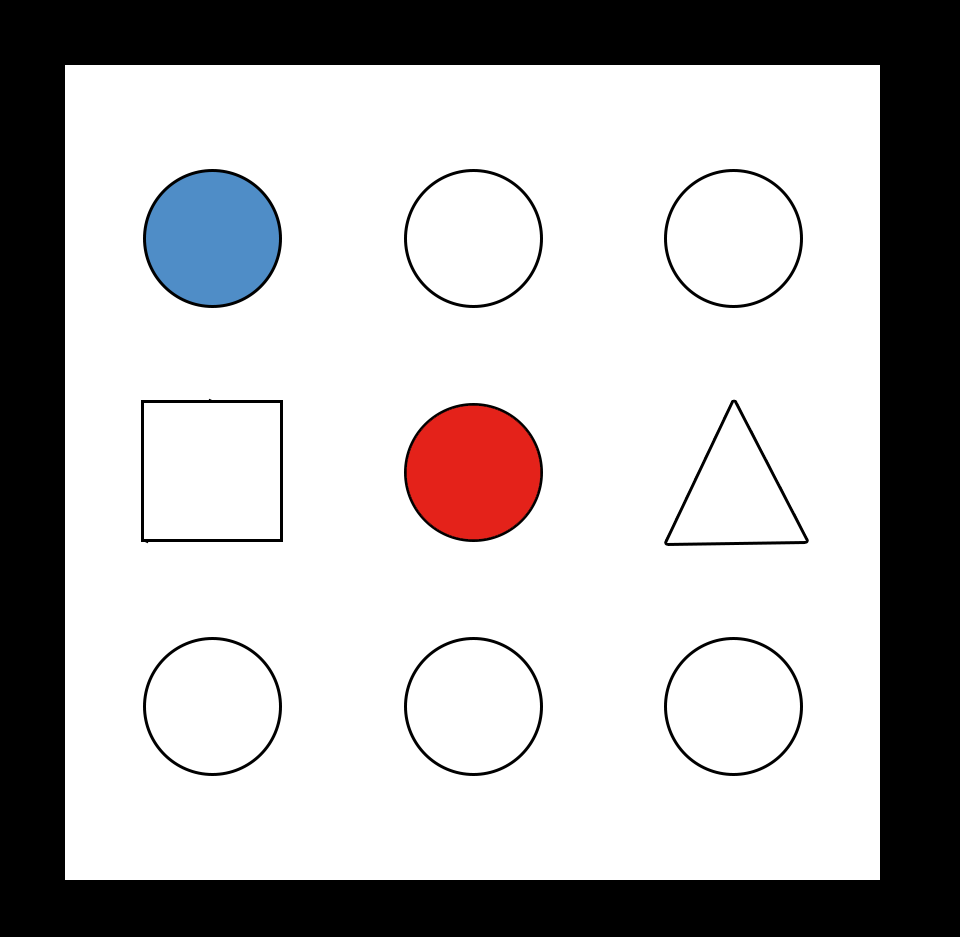
#> input picture plate.png, 960 x 937 px
$ python contour+colorDetection.py
#> lines starting #> are read from the running program, lines starting #| are printed output that depends on the picture; after the words box and inside, x2 and y2 are one past the last pixel; in counts of white or black regions, pixels touching at a corner belong together
import cv2
import numpy as np


def nothing(x):
    # any operation
    pass


cap = cv2.imread('plate.png')
#> cap is the input picture: shape (937, 960, 3); mean B, G, R 180.5, 179.7, 181.8


cv2.namedWindow('Trackbars', cv2.WINDOW_NORMAL)
cv2.createTrackbar("Lower-Canny", "Trackbars", 150, 300, nothing)
cv2.createTrackbar("Upper-Canny", "Trackbars", 200, 300, nothing)
font = cv2.FONT_HERSHEY_COMPLEX

l_c = cv2.getTrackbarPos("Lower-Canny", "Trackbars")
u_c = cv2.getTrackbarPos("Upper-Canny", "Trackbars")

frameCanny = cv2.Canny(cap,l_c,u_c)
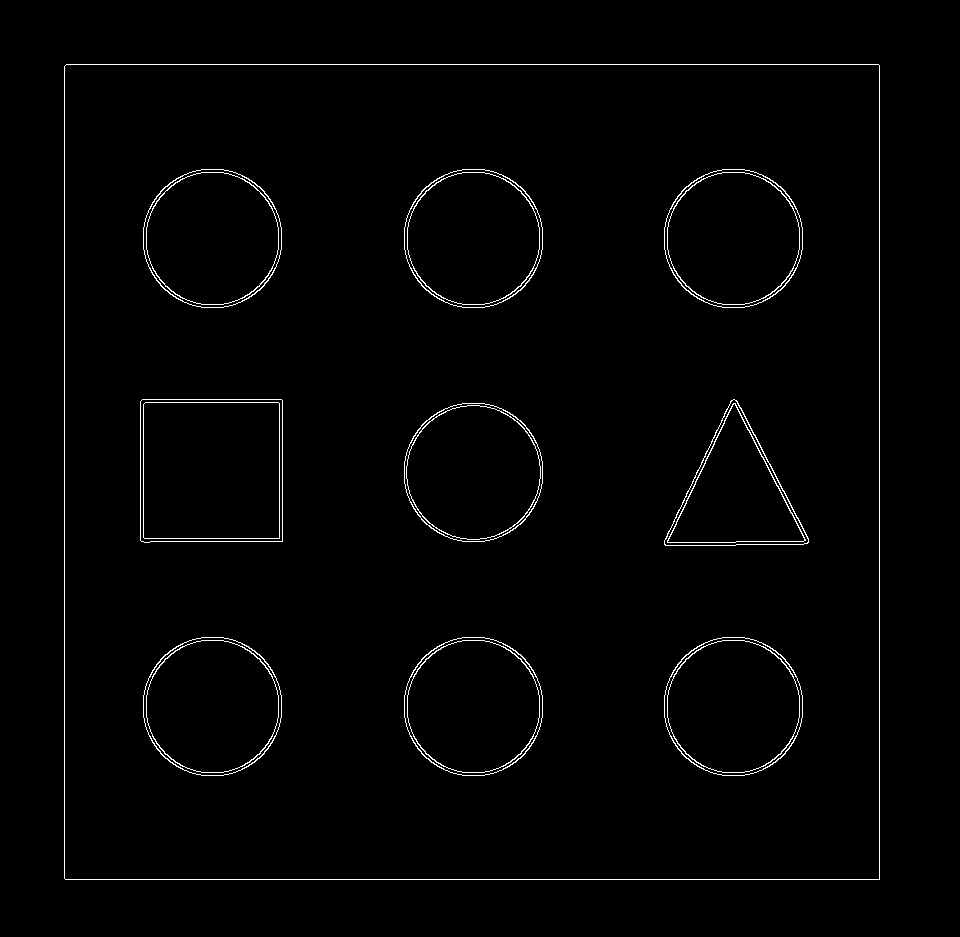
#> frameCanny: shape (937, 960); 1.4% white in thin lines or dots, all inside (x1, y1, x2, y2) = (64, 64, 880, 880)

contours, _ = cv2.findContours(frameCanny, cv2.RETR_TREE, cv2.CHAIN_APPROX_SIMPLE)
#> contours = 38 contours; largest, box (x1, y1, x2, y2) and area: (64, 64, 880, 880) 664222, (64, 64, 880, 880) 664222, (140, 399, 283, 543) 20167, (140, 399, 283, 543) 20166, (143, 402, 280, 539) 18493

for cnt in contours:
    area = cv2.contourArea(cnt)
    approx = cv2.approxPolyDP(cnt, 0.02*cv2.arcLength(cnt, True), True)
    x = approx.ravel()[0]
    y = approx.ravel()[1]

    if area > 400:
        cv2.drawContours(cap, [approx], 0, (0, 0, 0), 5)

        if len(approx) == 3:
            cv2.putText(cap, "Triangle", (x, y), font, 1, (0, 0, 0))
        elif len(approx) == 4:
            cv2.putText(cap, "Rectangle", (x, y), font, 1, (0, 0, 0))
        elif 7 < len(approx) < 20:
            cv2.putText(cap, "Circle", (x, y), font, 1, (0, 0, 0))
#> this loop made 38 passes
#> (area, x, y) on passes 3 to 14: (15194, 722, 637), (15084, 722, 637), (13918, 722, 640), (13816, 722, 640), (15194, 462, 637), (15084, 462, 637), (13918, 462, 640), (13816, 462, 640), (15194, 201, 637), (15084, 201, 637), (13918, 201, 640), (13816, 201, 640)
#> (area, approx, x, y) on passes 1, 2, 19, 20, 21, 22: (664222, [[66, 64], [64, 878], [879, 879], [879, 65]], 66, 64), (664221.5, [[66, 64], [879, 65], [878, 879], [64, 878]], 66, 64), (11151.5, [[731, 400], [664, 544], [807, 543]], 731, 400), (11042.5, [[733, 399], [806, 543], [664, 543]], 733, 399), (9797, [[733, 403], [667, 542], [805, 540]], 733, 403), (9659, [[734, 403], [803, 541], [667, 541]], 734, 403)
#> cap: shape (937, 960, 3); 5.69% of pixels changed, all inside (x1, y1, x2, y2) = (65, 65, 880, 880)

# ============================================================================

# Convert the imageFrame in
# BGR(RGB color space) to
# HSV(hue-saturation-value)
# color space
hsvFrame = cv2.cvtColor(cap, cv2.COLOR_BGR2HSV)
#> hsvFrame: shape (937, 960, 3); mean H, S, V 1.3, 4.8, 170.3

# Set range for red color and
# define mask
red_lower = np.array([136, 87, 111], np.uint8)
red_upper = np.array([180, 255, 255], np.uint8)
red_mask = cv2.inRange(hsvFrame, red_lower, red_upper)
#> red_mask: shape (937, 960); every value is 0

# Set range for white color and
# define mask
white_lower = np.array([0, 0, 200], np.uint8)
white_upper = np.array([0, 0, 255], np.uint8)
white_mask = cv2.inRange(hsvFrame, white_lower, white_upper)
#> white_mask: shape (937, 960); 64.7% white; 45 black regions (9 under 20 px), largest, box (x1, y1, x2, y2) and area: (0, 0, 960, 937) 248692, (140, 148, 285, 311) 15864, (401, 382, 546, 545) 15839

# Set range for green color and
# define mask
green_lower = np.array([25, 52, 72], np.uint8)
green_upper = np.array([102, 255, 255], np.uint8)
green_mask = cv2.inRange(hsvFrame, green_lower, green_upper)

# Set range for blue color and
# define mask
blue_lower = np.array([94, 80, 2], np.uint8)
blue_upper = np.array([120, 255, 255], np.uint8)
blue_mask = cv2.inRange(hsvFrame, blue_lower, blue_upper)
#> blue_mask: shape (937, 960); 1.2% white; 1 white region, box (x1, y1, x2, y2) and area: (150, 176, 275, 301) 11187

# Morphological Transform, Dilation
# for each color and bitwise_and operator
# between imageFrame and mask determines
# to detect only that particular color
kernal = np.ones((5, 5), "uint8")

# For red color
red_mask = cv2.dilate(red_mask, kernal)
res_red = cv2.bitwise_and(cap, cap,
                            mask=red_mask)
#> res_red: shape (937, 960, 3); every value is 0

# For white color
white_mask = cv2.dilate(white_mask, kernal)
#> white_mask: shape (937, 960); 68% white; 18 black regions (8 under 20 px), largest, box (x1, y1, x2, y2) and area: (0, 0, 960, 937) 242195, (143, 169, 282, 308) 14511, (404, 403, 543, 542) 14510
res_white = cv2.bitwise_and(cap, cap,
                            mask=white_mask)

# For green color
green_mask = cv2.dilate(green_mask, kernal)
res_green = cv2.bitwise_and(cap, cap,
                            mask=green_mask)

# For blue color
blue_mask = cv2.dilate(blue_mask, kernal)
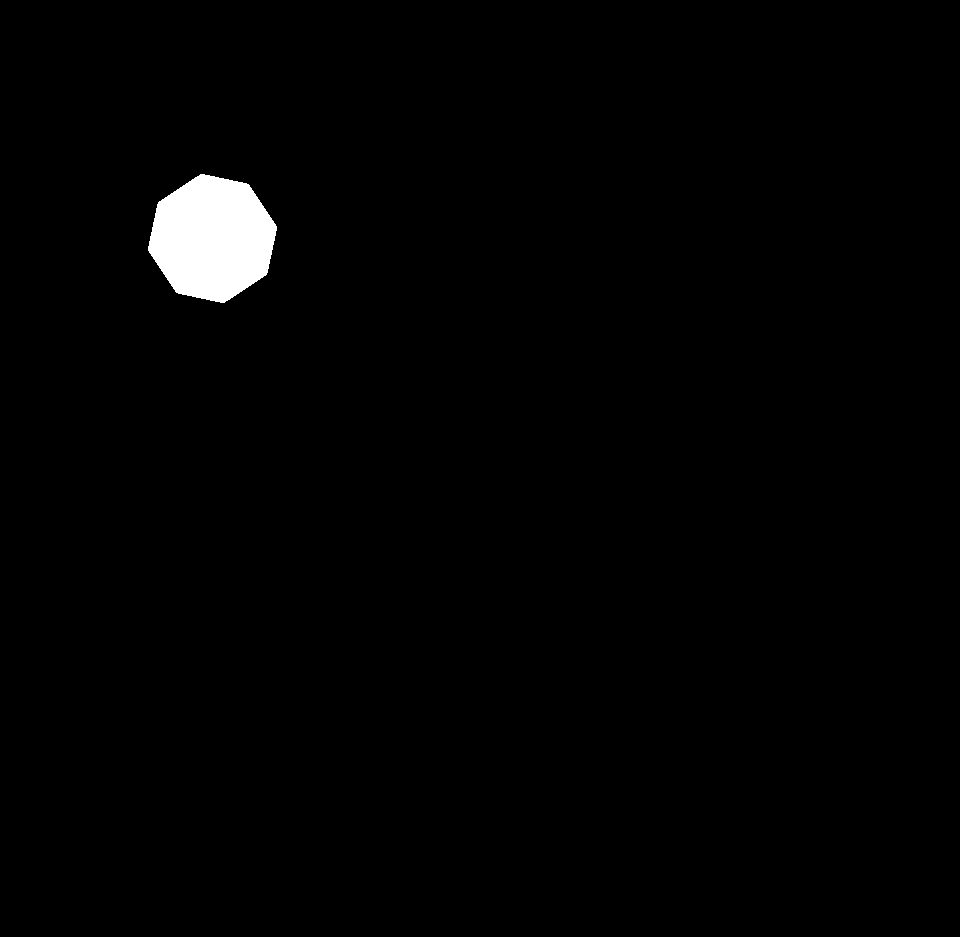
#> blue_mask: shape (937, 960); 1.4% white; 1 white region
res_blue = cv2.bitwise_and(cap, cap,
                            mask=blue_mask)

# Creating contour to track red color
contours, hierarchy = cv2.findContours(red_mask,
                                        cv2.RETR_TREE,
                                        cv2.CHAIN_APPROX_SIMPLE)
#> contours = []

for pic, contour in enumerate(contours):
    area = cv2.contourArea(contour)
    if (area > 300):
        x, y, w, h = cv2.boundingRect(contour)
        cap = cv2.rectangle(cap, (x, y),
                                    (x + w, y + h),
                                    (0, 0, 255), 2)

        cv2.putText(cap, "Red", (x, y),
                    cv2.FONT_HERSHEY_SIMPLEX, 1.0,
                    (0, 0, 255))
#> this loop made 0 passes

# Creating contour to track white color
contours, hierarchy = cv2.findContours(white_mask,
                                        cv2.RETR_TREE,
                                        cv2.CHAIN_APPROX_SIMPLE)
#> contours = 25 contours, 5 with area under 20; largest, box (x1, y1, x2, y2) and area: (66, 66, 878, 878) 655704, (138, 397, 285, 544) 20996, (145, 404, 278, 537) 17106, (663, 636, 804, 777) 14711, (403, 636, 544, 777) 14711

for pic, contour in enumerate(contours):
    area = cv2.contourArea(contour)
    if (area > 300):
        x, y, w, h = cv2.boundingRect(contour)
        cap = cv2.rectangle(cap, (x, y),
                                    (x + w, y + h),
                                    (0, 0, 0), 2)

        cv2.putText(cap, "White", (x, y),
                    cv2.FONT_HERSHEY_SIMPLEX, 1.0,
                    (0, 0, 0))
#> this loop made 25 passes
#> (area, x, y, w, h) on passes 1 to 12: (655704.5, 66, 66, 812, 812), (14711, 663, 636, 141, 141), (12022, 669, 642, 129, 129), (14711, 403, 636, 141, 141), (12022, 409, 642, 129, 129), (14711, 142, 636, 141, 141), (12022, 148, 642, 129, 129), (14709.5, 403, 402, 141, 141), (11039.5, 663, 398, 146, 149), (8702, 672, 411, 127, 129), (20996.5, 138, 397, 147, 147), (17106.5, 145, 404, 133, 133)
#> area on passes 18 to 20: 20, 30, 30
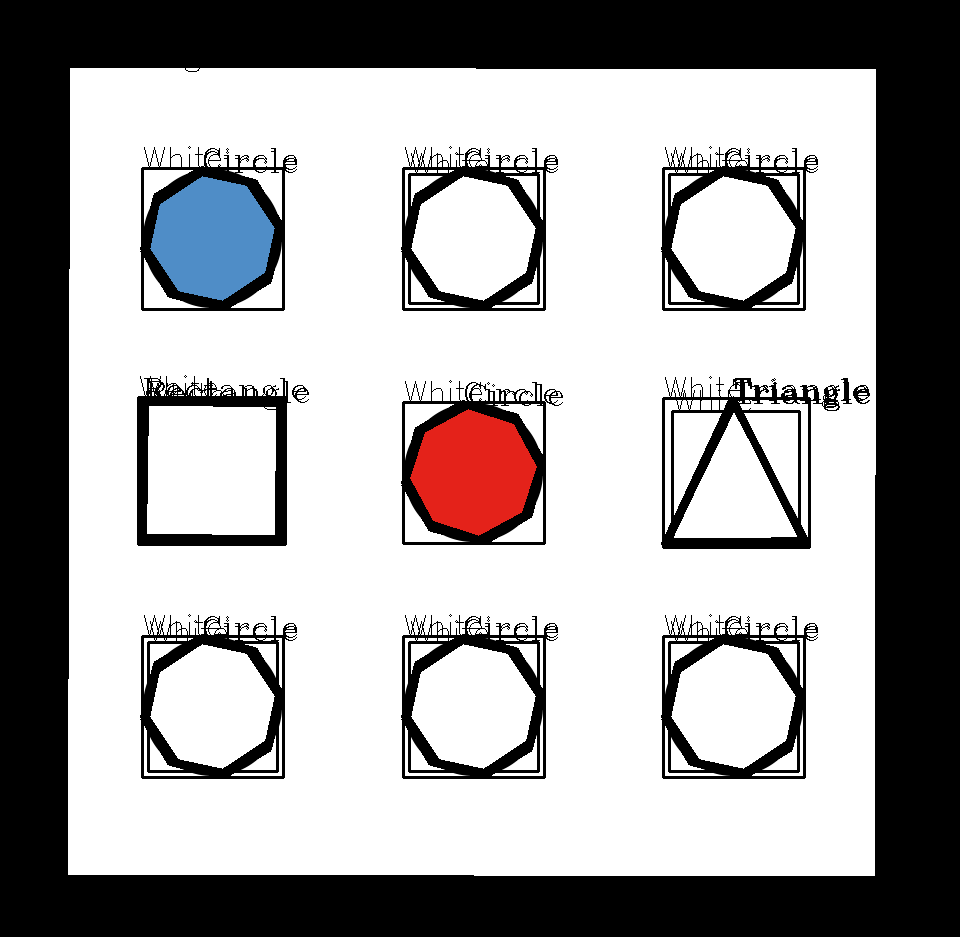
#> cap: shape (937, 960, 3); mean B, G, R 162, 161.4, 163.1

# Creating contour to track green color
contours, hierarchy = cv2.findContours(green_mask,
                                        cv2.RETR_TREE,
                                        cv2.CHAIN_APPROX_SIMPLE)
#> contours = []

for pic, contour in enumerate(contours):
    area = cv2.contourArea(contour)
    if (area > 300):
        x, y, w, h = cv2.boundingRect(contour)
        cap = cv2.rectangle(cap, (x, y),
                                    (x + w, y + h),
                                    (0, 255, 0), 2)

        cv2.putText(cap, "Green", (x, y),
                    cv2.FONT_HERSHEY_SIMPLEX,
                    1.0, (0, 255, 0))

# Creating contour to track blue color
contours, hierarchy = cv2.findContours(blue_mask,
                                        cv2.RETR_TREE,
                                        cv2.CHAIN_APPROX_SIMPLE)
#> contours = 1 contour; box (x1, y1, x2, y2) and area: (148, 174, 277, 303) 12022
for pic, contour in enumerate(contours):
    area = cv2.contourArea(contour)
    if (area > 300):
        x, y, w, h = cv2.boundingRect(contour)
        cap = cv2.rectangle(cap, (x, y),
                                    (x + w, y + h),
                                    (255, 0, 0), 2)

        cv2.putText(cap, "Blue", (x, y),
                    cv2.FONT_HERSHEY_SIMPLEX,
                    1.0, (255, 0, 0))
#> this loop made 1 pass
#> (pic, area, x, y, w, h) on pass 1: (0, 12022, 148, 174, 129, 129)
#> pass 1, `cap = cv2.rectangle(cap, (x, y), (x + w, y + h), (255, 0, 0), 2)`:
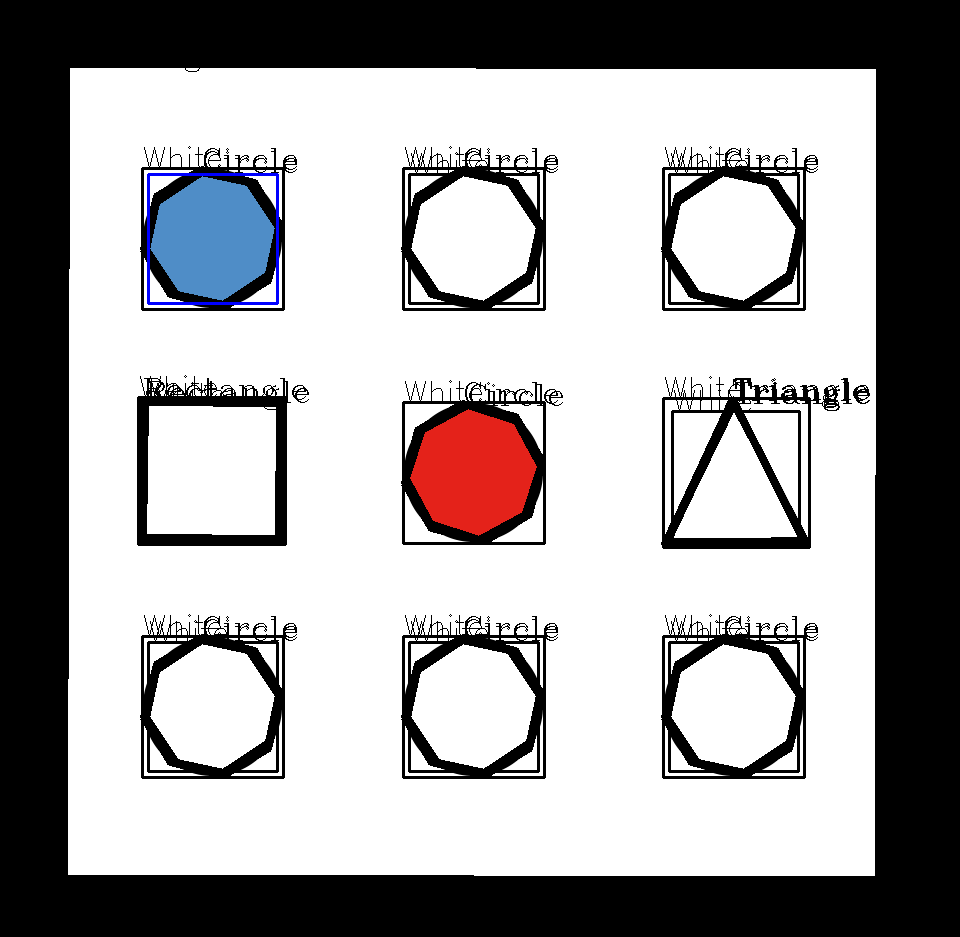
#> cap: shape (937, 960, 3); 0.17% of pixels changed, all inside (x1, y1, x2, y2) = (147, 173, 279, 305)
#> after the loop: cap: shape (937, 960, 3); 0.02% of pixels changed, all inside (x1, y1, x2, y2) = (152, 153, 212, 173)

# Program Termination
cv2.imshow("Multiple Color Detection in Real-TIme", cap)


cv2.imshow("Grey", frameCanny)
cv2.imshow("Image",cap)

key = cv2.waitKey(1)
#> (key Esc is pressed here)
cv2.waitKey(0)
cv2.destroyAllWindows()
